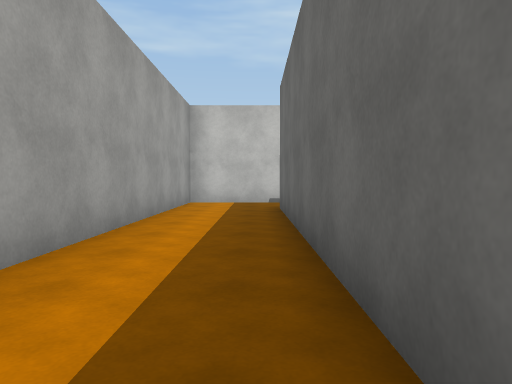
[1] (above)

24 first-person views from a walk through a scene from a Unity 3-D project. The camera is 1.2 m above the floor, tilts 2° down and sees 70° across. The floor is counted in squares, 2 m on a side. Each view is taken from the middle of a square. On the plan, view 1 faces up. The plan holds only what a view shows up to about 10 squares ahead; the rest is blank. Surface patterns are stand-ins for the level's own textures.

[2]
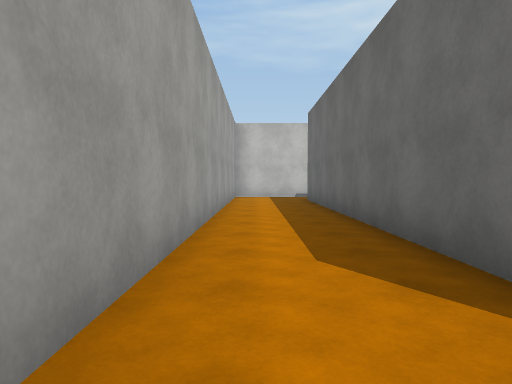

[3]
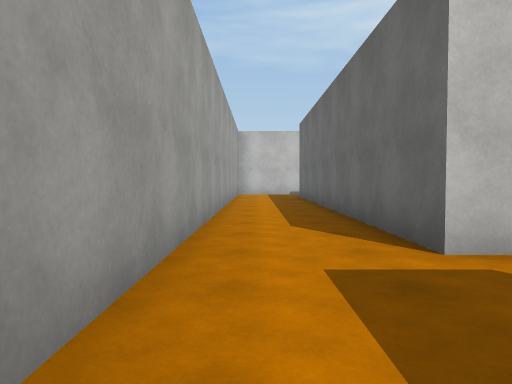

[4]
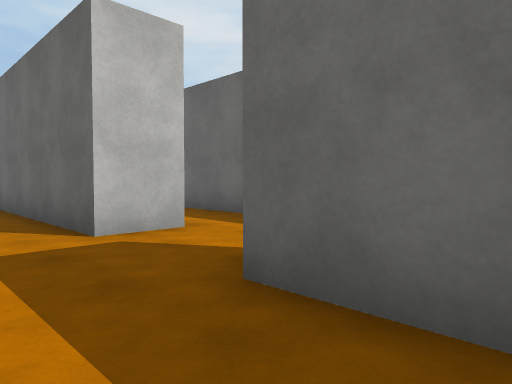

[5]
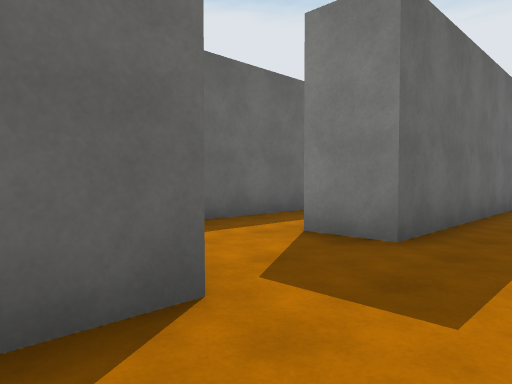

[6]
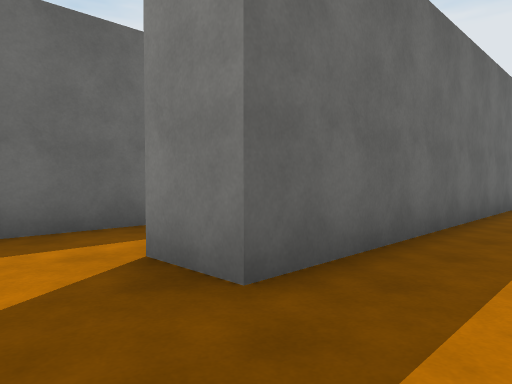

[7]
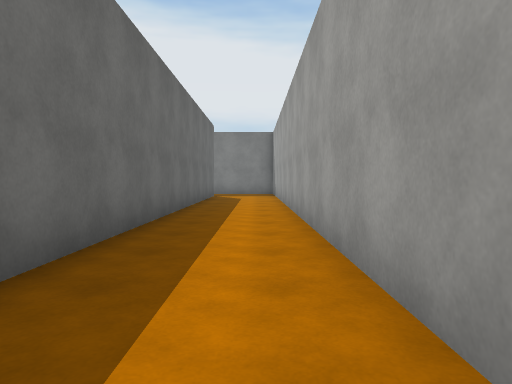

[8]
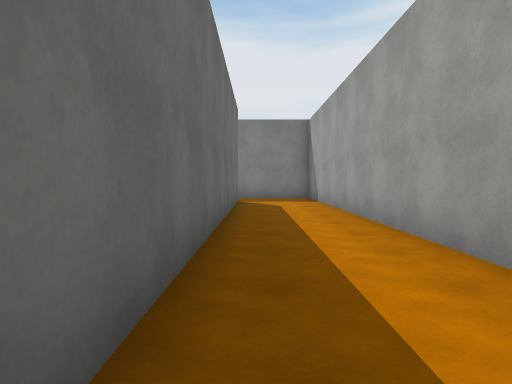

[9]
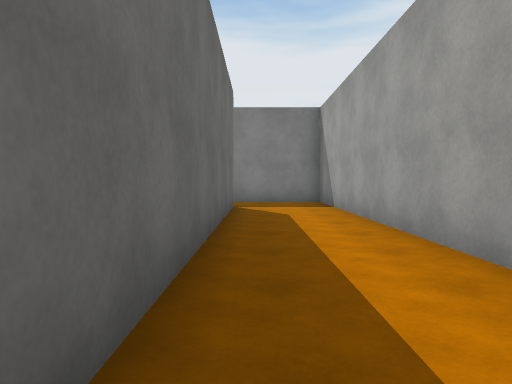

[10]
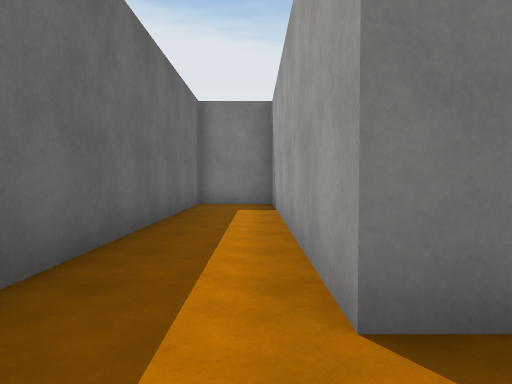

[11]
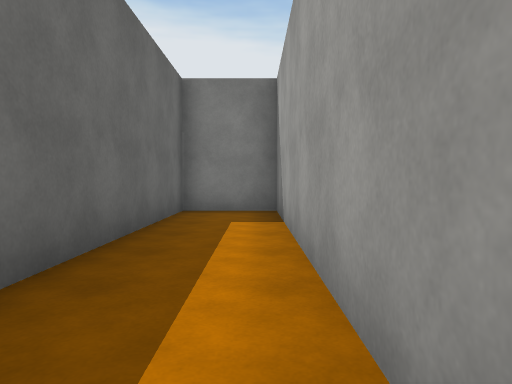

[12]
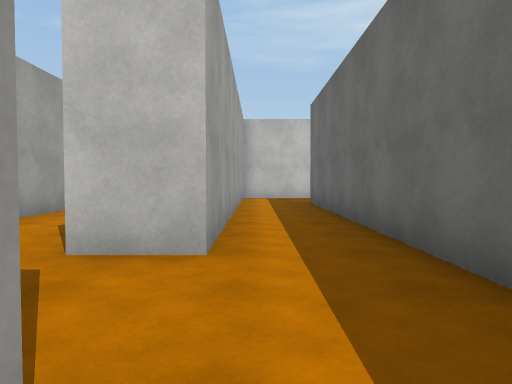

[13]
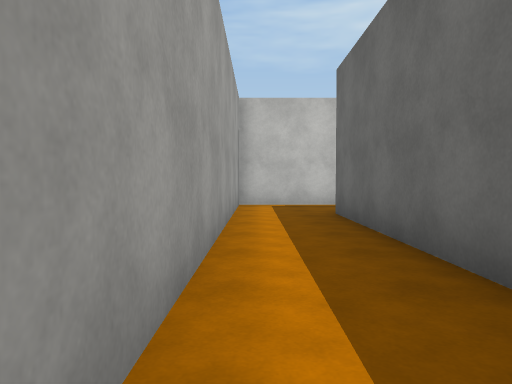

[14]
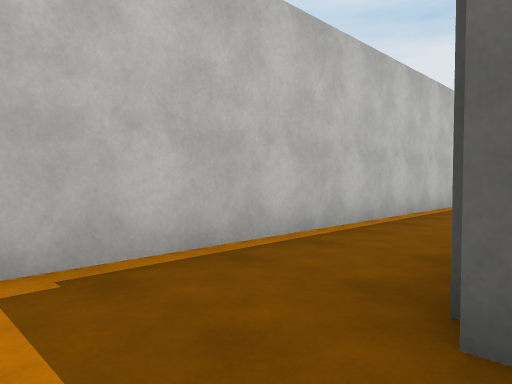

[15]
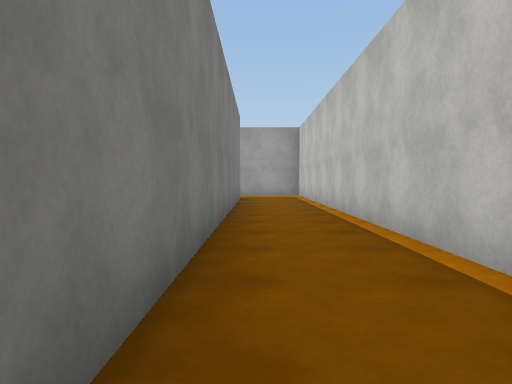

[16]
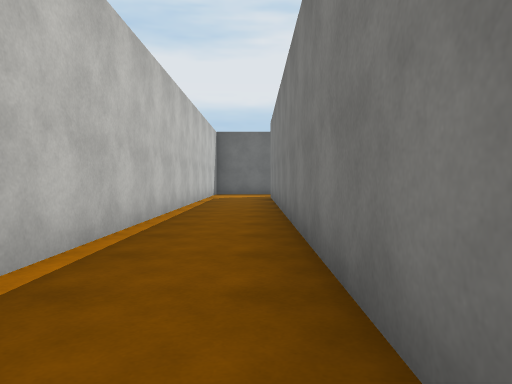

[17]
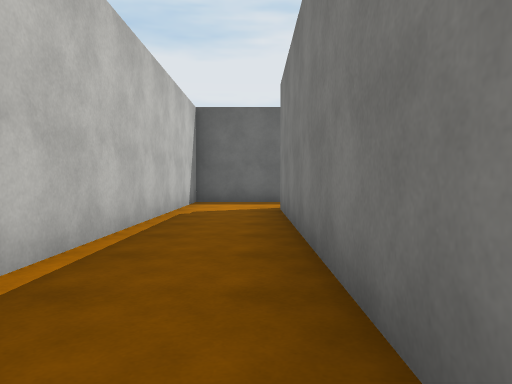

[18]
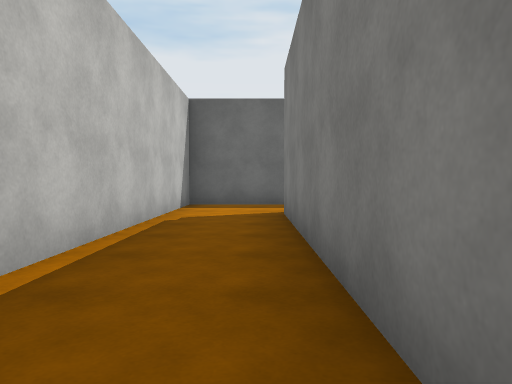

[19]
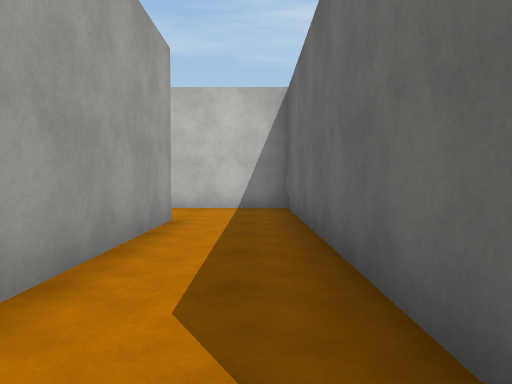

[20]
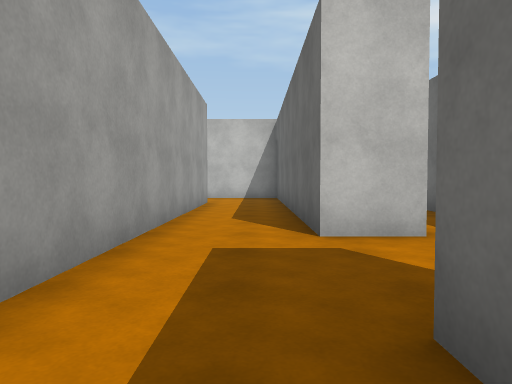

[21]
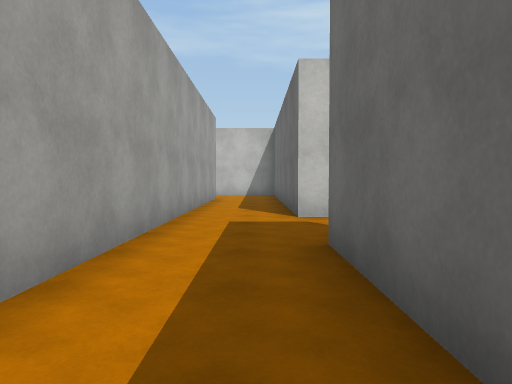

[22]
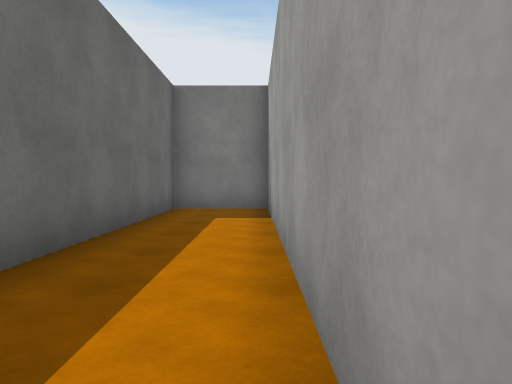

[23]
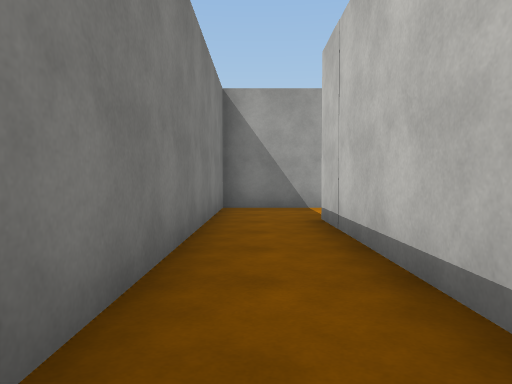

[24]
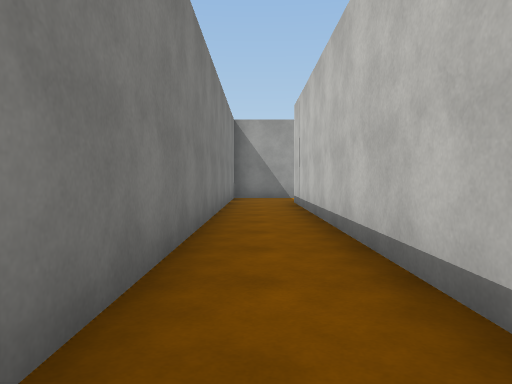

### Floor plan
Points are (right, up) in squares from view 1. A wall is a line through its corners. A room is listed if a view was taken in it or the views show most of it. See-through windows are left out.
Room 1 (views 1, 2, 3, 4, 5, 6, 7, 8, 9, 23, 24)
walls: (-1.7, -6.9) (-1.7, -20.7) (9.1, -20.7); (1.6, -2.1) (0.5, -2.1) (0.5, 7.5); (8.6, -19) (0.5, -19) (0.5, -4.4) (1.6, -4.4); (0.6, 9.4) (-1.7, 9.4) (-1.7, -4.1)
ways out: opening at (1, -3.5) to room 2
Room 2 (views 10, 11, 12, 13, 14, 15, 16, 17, 18, 19, 20, 21, 22)
walls: (5.5, 4.5) (23.4, 4.5); (23.8, 4.4) (23.8, -10.5) (25.7, -10.5) (25.7, -3.6); (26.9, -1.2) (25.7, -1.2) (25.7, 6.6) (1.6, 6.6) (1.6, -2.1); (1.6, -4.4) (1.6, -11.9) (3.4, -11.9) (3.4, 4.5)
ways out: opening at (1, -3.5) to room 1; opening at (26, -2.5)

Where each view was taken, in squares from view 1:
view 1: 0 up, 0 right, facing up
view 2: 3 down, 1 left, facing up
view 3: 5 down, 1 left, facing up
view 4: 6 down, 1 left, facing up-right
view 5: 1 down, 1 left, facing down-right
view 6: 3 down, 1 left, facing down-right
view 7: 6 down, 1 left, facing down
view 8: 9 down, 0 right, facing down
view 9: 11 down, 0 right, facing down
view 10: 3 down, 2 right, facing down
view 11: 5 down, 2 right, facing down
view 12: 5 down, 2 right, facing up
view 13: 2 down, 2 right, facing up
view 14: 4 up, 2 right, facing up-right
view 15: 5 up, 15 right, facing left
view 16: 5 up, 11 right, facing right
view 17: 5 up, 16 right, facing right
view 18: 5 up, 17 right, facing right
view 19: 1 down, 25 right, facing up
view 20: 5 down, 25 right, facing up
view 21: 7 down, 25 right, facing up
view 22: 3 down, 24 right, facing down
view 23: 20 down, 6 right, facing left
view 24: 20 down, 10 right, facing left
